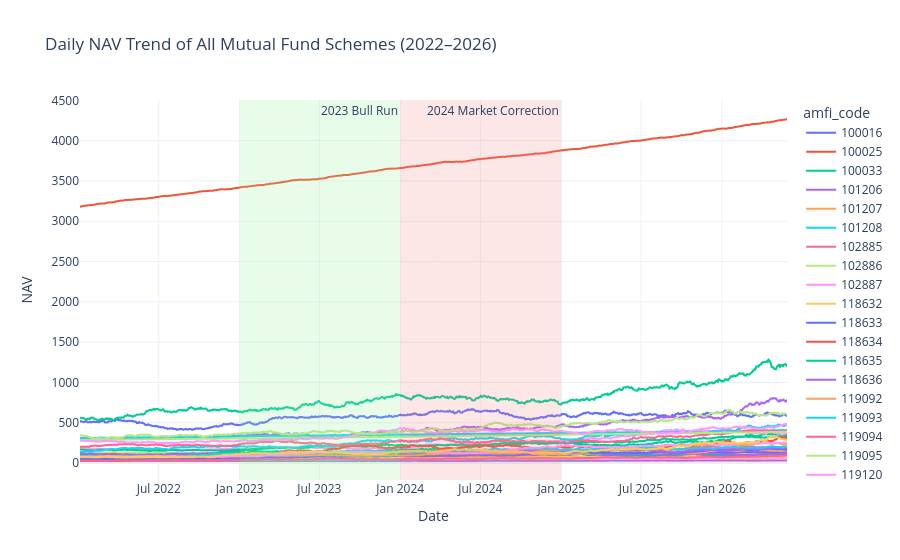

This figure's notebook cell:
### Code cell
fig = px.line(
    nav,
    x="date",
    y="nav",
    color="amfi_code",
    title="Daily NAV Trend of All Mutual Fund Schemes (2022–2026)"
)

fig.add_vrect(
    x0="2023-01-01",
    x1="2023-12-31",
    fillcolor="lightgreen",
    opacity=0.2,
    line_width=0,
    annotation_text="2023 Bull Run"
)

fig.add_vrect(
    x0="2024-01-01",
    x1="2024-12-31",
    fillcolor="lightcoral",
    opacity=0.2,
    line_width=0,
    annotation_text="2024 Market Correction"
)

fig.update_layout(
    xaxis_title="Date",
    yaxis_title="NAV",
    template="plotly_white"
)
fig.write_image("reports/NAV_Trend2.png")
fig.show()

### Figure 1 — Plotly figure (JSON) as saved in the notebook; plotly's stock layout.template omitted (floating-point values rounded to 4 significant figures; data arrays with more than 128 entries replaced by an {"elided": "..."} marker saying what was removed)
{"data": [{"hovertemplate": "amfi_code=100016<br>date=%{x}<br>nav=%{y}<extra></extra>", "legendgroup": "100016", "line": {"color": "#636efa", "dash": "solid"}, "marker": {"symbol": "circle"}, "mode": "lines", "name": "100016", "showlegend": true, "type": "scattergl", "x": {"elided": "1150 str values"}, "xaxis": "x", "y": {"elided": "1150 float values"}, "yaxis": "y"}, {"hovertemplate": "amfi_code=100025<br>date=%{x}<br>nav=%{y}<extra></extra>", "legendgroup": "100025", "line": {"color": "#EF553B", "dash": "solid"}, "marker": {"symbol": "circle"}, "mode": "lines", "name": "100025", "showlegend": true, "type": "scattergl", "x": {"elided": "1150 str values"}, "xaxis": "x", "y": {"elided": "1150 float values"}, "yaxis": "y"}, {"hovertemplate": "amfi_code=100033<br>date=%{x}<br>nav=%{y}<extra></extra>", "legendgroup": "100033", "line": {"color": "#00cc96", "dash": "solid"}, "marker": {"symbol": "circle"}, "mode": "lines", "name": "100033", "showlegend": true, "type": "scattergl", "x": {"elided": "1150 str values"}, "xaxis": "x", "y": {"elided": "1150 float values"}, "yaxis": "y"}, {"hovertemplate": "amfi_code=101206<br>date=%{x}<br>nav=%{y}<extra></extra>", "legendgroup": "101206", "line": {"color": "#ab63fa", "dash": "solid"}, "marker": {"symbol": "circle"}, "mode": "lines", "name": "101206", "showlegend": true, "type": "scattergl", "x": {"elided": "1150 str values"}, "xaxis": "x", "y": {"elided": "1150 float values"}, "yaxis": "y"}, {"hovertemplate": "amfi_code=101207<br>date=%{x}<br>nav=%{y}<extra></extra>", "legendgroup": "101207", "line": {"color": "#FFA15A", "dash": "solid"}, "marker": {"symbol": "circle"}, "mode": "lines", "name": "101207", "showlegend": true, "type": "scattergl", "x": {"elided": "1150 str values"}, "xaxis": "x", "y": {"elided": "1150 float values"}, "yaxis": "y"}, {"hovertemplate": "amfi_code=101208<br>date=%{x}<br>nav=%{y}<extra></extra>", "legendgroup": "101208", "line": {"color": "#19d3f3", "dash": "solid"}, "marker": {"symbol": "circle"}, "mode": "lines", "name": "101208", "showlegend": true, "type": "scattergl", "x": {"elided": "1150 str values"}, "xaxis": "x", "y": {"elided": "1150 float values"}, "yaxis": "y"}, {"hovertemplate": "amfi_code=102885<br>date=%{x}<br>nav=%{y}<extra></extra>", "legendgroup": "102885", "line": {"color": "#FF6692", "dash": "solid"}, "marker": {"symbol": "circle"}, "mode": "lines", "name": "102885", "showlegend": true, "type": "scattergl", "x": {"elided": "1150 str values"}, "xaxis": "x", "y": {"elided": "1150 float values"}, "yaxis": "y"}, {"hovertemplate": "amfi_code=102886<br>date=%{x}<br>nav=%{y}<extra></extra>", "legendgroup": "102886", "line": {"color": "#B6E880", "dash": "solid"}, "marker": {"symbol": "circle"}, "mode": "lines", "name": "102886", "showlegend": true, "type": "scattergl", "x": {"elided": "1150 str values"}, "xaxis": "x", "y": {"elided": "1150 float values"}, "yaxis": "y"}, {"hovertemplate": "amfi_code=102887<br>date=%{x}<br>nav=%{y}<extra></extra>", "legendgroup": "102887", "line": {"color": "#FF97FF", "dash": "solid"}, "marker": {"symbol": "circle"}, "mode": "lines", "name": "102887", "showlegend": true, "type": "scattergl", "x": {"elided": "1150 str values"}, "xaxis": "x", "y": {"elided": "1150 float values"}, "yaxis": "y"}, {"hovertemplate": "amfi_code=118632<br>date=%{x}<br>nav=%{y}<extra></extra>", "legendgroup": "118632", "line": {"color": "#FECB52", "dash": "solid"}, "marker": {"symbol": "circle"}, "mode": "lines", "name": "118632", "showlegend": true, "type": "scattergl", "x": {"elided": "1150 str values"}, "xaxis": "x", "y": {"elided": "1150 float values"}, "yaxis": "y"}, {"hovertemplate": "amfi_code=118633<br>date=%{x}<br>nav=%{y}<extra></extra>", "legendgroup": "118633", "line": {"color": "#636efa", "dash": "solid"}, "marker": {"symbol": "circle"}, "mode": "lines", "name": "118633", "showlegend": true, "type": "scattergl", "x": {"elided": "1150 str values"}, "xaxis": "x", "y": {"elided": "1150 float values"}, "yaxis": "y"}, {"hovertemplate": "amfi_code=118634<br>date=%{x}<br>nav=%{y}<extra></extra>", "legendgroup": "118634", "line": {"color": "#EF553B", "dash": "solid"}, "marker": {"symbol": "circle"}, "mode": "lines", "name": "118634", "showlegend": true, "type": "scattergl", "x": {"elided": "1150 str values"}, "xaxis": "x", "y": {"elided": "1150 float values"}, "yaxis": "y"}, {"hovertemplate": "amfi_code=118635<br>date=%{x}<br>nav=%{y}<extra></extra>", "legendgroup": "118635", "line": {"color": "#00cc96", "dash": "solid"}, "marker": {"symbol": "circle"}, "mode": "lines", "name": "118635", "showlegend": true, "type": "scattergl", "x": {"elided": "1150 str values"}, "xaxis": "x", "y": {"elided": "1150 float values"}, "yaxis": "y"}, {"hovertemplate": "amfi_code=118636<br>date=%{x}<br>nav=%{y}<extra></extra>", "legendgroup": "118636", "line": {"color": "#ab63fa", "dash": "solid"}, "marker": {"symbol": "circle"}, "mode": "lines", "name": "118636", "showlegend": true, "type": "scattergl", "x": {"elided": "1150 str values"}, "xaxis": "x", "y": {"elided": "1150 float values"}, "yaxis": "y"}, {"hovertemplate": "amfi_code=119092<br>date=%{x}<br>nav=%{y}<extra></extra>", "legendgroup": "119092", "line": {"color": "#FFA15A", "dash": "solid"}, "marker": {"symbol": "circle"}, "mode": "lines", "name": "119092", "showlegend": true, "type": "scattergl", "x": {"elided": "1150 str values"}, "xaxis": "x", "y": {"elided": "1150 float values"}, "yaxis": "y"}, {"hovertemplate": "amfi_code=119093<br>date=%{x}<br>nav=%{y}<extra></extra>", "legendgroup": "119093", "line": {"color": "#19d3f3", "dash": "solid"}, "marker": {"symbol": "circle"}, "mode": "lines", "name": "119093", "showlegend": true, "type": "scattergl", "x": {"elided": "1150 str values"}, "xaxis": "x", "y": {"elided": "1150 float values"}, "yaxis": "y"}, {"hovertemplate": "amfi_code=119094<br>date=%{x}<br>nav=%{y}<extra></extra>", "legendgroup": "119094", "line": {"color": "#FF6692", "dash": "solid"}, "marker": {"symbol": "circle"}, "mode": "lines", "name": "119094", "showlegend": true, "type": "scattergl", "x": {"elided": "1150 str values"}, "xaxis": "x", "y": {"elided": "1150 float values"}, "yaxis": "y"}, {"hovertemplate": "amfi_code=119095<br>date=%{x}<br>nav=%{y}<extra></extra>", "legendgroup": "119095", "line": {"color": "#B6E880", "dash": "solid"}, "marker": {"symbol": "circle"}, "mode": "lines", "name": "119095", "showlegend": true, "type": "scattergl", "x": {"elided": "1150 str values"}, "xaxis": "x", "y": {"elided": "1150 float values"}, "yaxis": "y"}, {"hovertemplate": "amfi_code=119120<br>date=%{x}<br>nav=%{y}<extra></extra>", "legendgroup": "119120", "line": {"color": "#FF97FF", "dash": "solid"}, "marker": {"symbol": "circle"}, "mode": "lines", "name": "119120", "showlegend": true, "type": "scattergl", "x": {"elided": "1150 str values"}, "xaxis": "x", "y": {"elided": "1150 float values"}, "yaxis": "y"}, {"hovertemplate": "amfi_code=119551<br>date=%{x}<br>nav=%{y}<extra></extra>", "legendgroup": "119551", "line": {"color": "#FECB52", "dash": "solid"}, "marker": {"symbol": "circle"}, "mode": "lines", "name": "119551", "showlegend": true, "type": "scattergl", "x": {"elided": "1150 str values"}, "xaxis": "x", "y": {"elided": "1150 float values"}, "yaxis": "y"}, {"hovertemplate": "amfi_code=119552<br>date=%{x}<br>nav=%{y}<extra></extra>", "legendgroup": "119552", "line": {"color": "#636efa", "dash": "solid"}, "marker": {"symbol": "circle"}, "mode": "lines", "name": "119552", "showlegend": true, "type": "scattergl", "x": {"elided": "1150 str values"}, "xaxis": "x", "y": {"elided": "1150 float values"}, "yaxis": "y"}, {"hovertemplate": "amfi_code=119598<br>date=%{x}<br>nav=%{y}<extra></extra>", "legendgroup": "119598", "line": {"color": "#EF553B", "dash": "solid"}, "marker": {"symbol": "circle"}, "mode": "lines", "name": "119598", "showlegend": true, "type": "scattergl", "x": {"elided": "1150 str values"}, "xaxis": "x", "y": {"elided": "1150 float values"}, "yaxis": "y"}, {"hovertemplate": "amfi_code=119599<br>date=%{x}<br>nav=%{y}<extra></extra>", "legendgroup": "119599", "line": {"color": "#00cc96", "dash": "solid"}, "marker": {"symbol": "circle"}, "mode": "lines", "name": "119599", "showlegend": true, "type": "scattergl", "x": {"elided": "1150 str values"}, "xaxis": "x", "y": {"elided": "1150 float values"}, "yaxis": "y"}, {"hovertemplate": "amfi_code=120503<br>date=%{x}<br>nav=%{y}<extra></extra>", "legendgroup": "120503", "line": {"color": "#ab63fa", "dash": "solid"}, "marker": {"symbol": "circle"}, "mode": "lines", "name": "120503", "showlegend": true, "type": "scattergl", "x": {"elided": "1150 str values"}, "xaxis": "x", "y": {"elided": "1150 float values"}, "yaxis": "y"}, {"hovertemplate": "amfi_code=120504<br>date=%{x}<br>nav=%{y}<extra></extra>", "legendgroup": "120504", "line": {"color": "#FFA15A", "dash": "solid"}, "marker": {"symbol": "circle"}, "mode": "lines", "name": "120504", "showlegend": true, "type": "scattergl", "x": {"elided": "1150 str values"}, "xaxis": "x", "y": {"elided": "1150 float values"}, "yaxis": "y"}, {"hovertemplate": "amfi_code=120505<br>date=%{x}<br>nav=%{y}<extra></extra>", "legendgroup": "120505", "line": {"color": "#19d3f3", "dash": "solid"}, "marker": {"symbol": "circle"}, "mode": "lines", "name": "120505", "showlegend": true, "type": "scattergl", "x": {"elided": "1150 str values"}, "xaxis": "x", "y": {"elided": "1150 float values"}, "yaxis": "y"}, {"hovertemplate": "amfi_code=120506<br>date=%{x}<br>nav=%{y}<extra></extra>", "legendgroup": "120506", "line": {"color": "#FF6692", "dash": "solid"}, "marker": {"symbol": "circle"}, "mode": "lines", "name": "120506", "showlegend": true, "type": "scattergl", "x": {"elided": "1150 str values"}, "xaxis": "x", "y": {"elided": "1150 float values"}, "yaxis": "y"}, {"hovertemplate": "amfi_code=120507<br>date=%{x}<br>nav=%{y}<extra></extra>", "legendgroup": "120507", "line": {"color": "#B6E880", "dash": "solid"}, "marker": {"symbol": "circle"}, "mode": "lines", "name": "120507", "showlegend": true, "type": "scattergl", "x": {"elided": "1150 str values"}, "xaxis": "x", "y": {"elided": "1150 float values"}, "yaxis": "y"}, {"hovertemplate": "amfi_code=120841<br>date=%{x}<br>nav=%{y}<extra></extra>", "legendgroup": "120841", "line": {"color": "#FF97FF", "dash": "solid"}, "marker": {"symbol": "circle"}, "mode": "lines", "name": "120841", "showlegend": true, "type": "scattergl", "x": {"elided": "1150 str values"}, "xaxis": "x", "y": {"elided": "1150 float values"}, "yaxis": "y"}, {"hovertemplate": "amfi_code=120842<br>date=%{x}<br>nav=%{y}<extra></extra>", "legendgroup": "120842", "line": {"color": "#FECB52", "dash": "solid"}, "marker": {"symbol": "circle"}, "mode": "lines", "name": "120842", "showlegend": true, "type": "scattergl", "x": {"elided": "1150 str values"}, "xaxis": "x", "y": {"elided": "1150 float values"}, "yaxis": "y"}, {"hovertemplate": "amfi_code=120843<br>date=%{x}<br>nav=%{y}<extra></extra>", "legendgroup": "120843", "line": {"color": "#636efa", "dash": "solid"}, "marker": {"symbol": "circle"}, "mode": "lines", "name": "120843", "showlegend": true, "type": "scattergl", "x": {"elided": "1150 str values"}, "xaxis": "x", "y": {"elided": "1150 float values"}, "yaxis": "y"}, {"hovertemplate": "amfi_code=120844<br>date=%{x}<br>nav=%{y}<extra></extra>", "legendgroup": "120844", "line": {"color": "#EF553B", "dash": "solid"}, "marker": {"symbol": "circle"}, "mode": "lines", "name": "120844", "showlegend": true, "type": "scattergl", "x": {"elided": "1150 str values"}, "xaxis": "x", "y": {"elided": "1150 float values"}, "yaxis": "y"}, {"hovertemplate": "amfi_code=125497<br>date=%{x}<br>nav=%{y}<extra></extra>", "legendgroup": "125497", "line": {"color": "#00cc96", "dash": "solid"}, "marker": {"symbol": "circle"}, "mode": "lines", "name": "125497", "showlegend": true, "type": "scattergl", "x": {"elided": "1150 str values"}, "xaxis": "x", "y": {"elided": "1150 float values"}, "yaxis": "y"}, {"hovertemplate": "amfi_code=125498<br>date=%{x}<br>nav=%{y}<extra></extra>", "legendgroup": "125498", "line": {"color": "#ab63fa", "dash": "solid"}, "marker": {"symbol": "circle"}, "mode": "lines", "name": "125498", "showlegend": true, "type": "scattergl", "x": {"elided": "1150 str values"}, "xaxis": "x", "y": {"elided": "1150 float values"}, "yaxis": "y"}, {"hovertemplate": "amfi_code=148567<br>date=%{x}<br>nav=%{y}<extra></extra>", "legendgroup": "148567", "line": {"color": "#FFA15A", "dash": "solid"}, "marker": {"symbol": "circle"}, "mode": "lines", "name": "148567", "showlegend": true, "type": "scattergl", "x": {"elided": "1150 str values"}, "xaxis": "x", "y": {"elided": "1150 float values"}, "yaxis": "y"}, {"hovertemplate": "amfi_code=148568<br>date=%{x}<br>nav=%{y}<extra></extra>", "legendgroup": "148568", "line": {"color": "#19d3f3", "dash": "solid"}, "marker": {"symbol": "circle"}, "mode": "lines", "name": "148568", "showlegend": true, "type": "scattergl", "x": {"elided": "1150 str values"}, "xaxis": "x", "y": {"elided": "1150 float values"}, "yaxis": "y"}, {"hovertemplate": "amfi_code=148569<br>date=%{x}<br>nav=%{y}<extra></extra>", "legendgroup": "148569", "line": {"color": "#FF6692", "dash": "solid"}, "marker": {"symbol": "circle"}, "mode": "lines", "name": "148569", "showlegend": true, "type": "scattergl", "x": {"elided": "1150 str values"}, "xaxis": "x", "y": {"elided": "1150 float values"}, "yaxis": "y"}, {"hovertemplate": "amfi_code=149322<br>date=%{x}<br>nav=%{y}<extra></extra>", "legendgroup": "149322", "line": {"color": "#B6E880", "dash": "solid"}, "marker": {"symbol": "circle"}, "mode": "lines", "name": "149322", "showlegend": true, "type": "scattergl", "x": {"elided": "1150 str values"}, "xaxis": "x", "y": {"elided": "1150 float values"}, "yaxis": "y"}, {"hovertemplate": "amfi_code=149323<br>date=%{x}<br>nav=%{y}<extra></extra>", "legendgroup": "149323", "line": {"color": "#FF97FF", "dash": "solid"}, "marker": {"symbol": "circle"}, "mode": "lines", "name": "149323", "showlegend": true, "type": "scattergl", "x": {"elided": "1150 str values"}, "xaxis": "x", "y": {"elided": "1150 float values"}, "yaxis": "y"}, {"hovertemplate": "amfi_code=149324<br>date=%{x}<br>nav=%{y}<extra></extra>", "legendgroup": "149324", "line": {"color": "#FECB52", "dash": "solid"}, "marker": {"symbol": "circle"}, "mode": "lines", "name": "149324", "showlegend": true, "type": "scattergl", "x": {"elided": "1150 str values"}, "xaxis": "x", "y": {"elided": "1150 float values"}, "yaxis": "y"}], "layout": {"annotations": [{"showarrow": false, "text": "2023 Bull Run", "x": "2023-12-31", "xanchor": "right", "xref": "x", "y": 1, "yanchor": "top", "yref": "y domain"}, {"showarrow": false, "text": "2024 Market Correction", "x": "2024-12-31", "xanchor": "right", "xref": "x", "y": 1, "yanchor": "top", "yref": "y domain"}], "legend": {"title": {"text": "amfi_code"}, "tracegroupgap": 0}, "shapes": [{"fillcolor": "lightgreen", "line": {"width": 0}, "opacity": 0.2, "type": "rect", "x0": "2023-01-01", "x1": "2023-12-31", "xref": "x", "y0": 0, "y1": 1, "yref": "y domain"}, {"fillcolor": "lightcoral", "line": {"width": 0}, "opacity": 0.2, "type": "rect", "x0": "2024-01-01", "x1": "2024-12-31", "xref": "x", "y0": 0, "y1": 1, "yref": "y domain"}], "title": {"text": "Daily NAV Trend of All Mutual Fund Schemes (2022–2026)"}, "xaxis": {"anchor": "y", "domain": [0, 1], "title": {"text": "Date"}}, "yaxis": {"anchor": "x", "domain": [0, 1], "title": {"text": "NAV"}}}}
